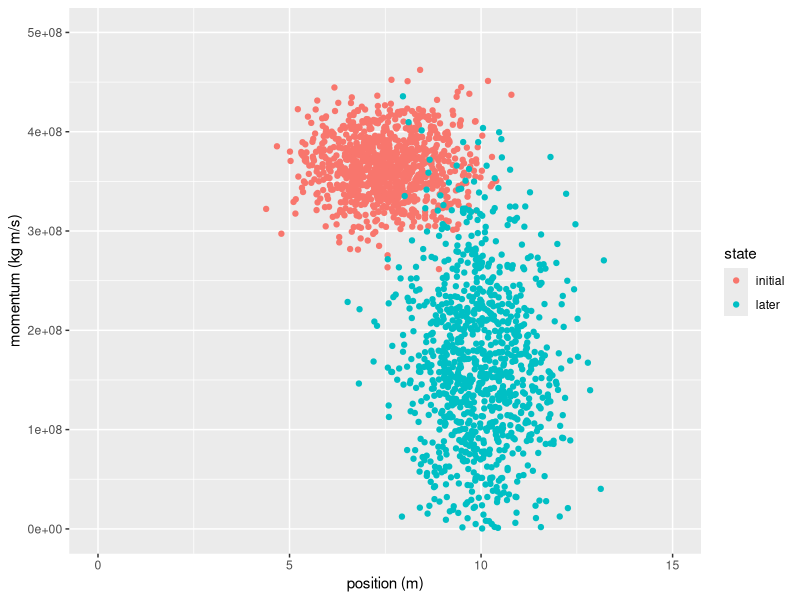
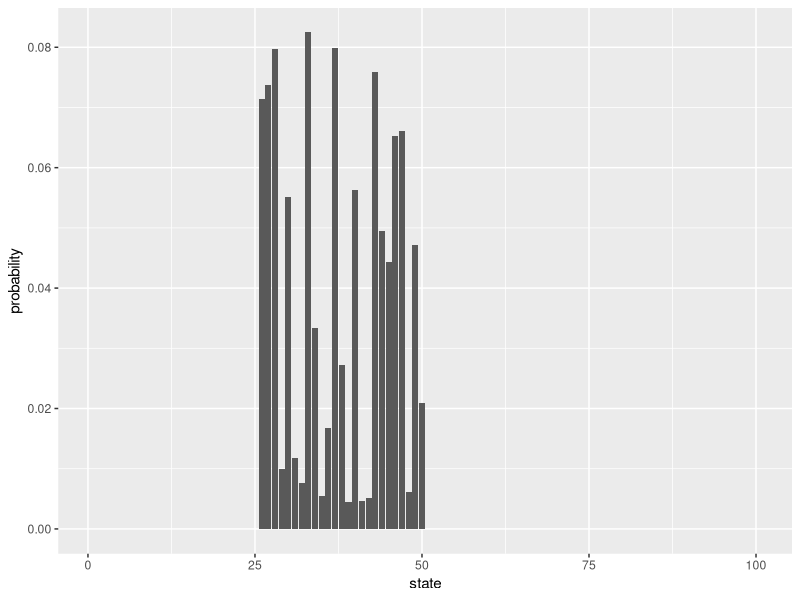

Generate these figures, in order, with R:
## ---- chunk 1
knitr::opts_chunk$set(echo = TRUE)
if(!require("ggplot2")) { install.packages('ggplot2', repos = "http://cran.us.r-project.org"); library("ggplot2") }
# DiagrammeR requires glpk and gfortran as dependencies
if(!require("DiagrammeR")) { install.packages('DiagrammeR', repos = "http://cran.us.r-project.org"); library("DiagrammeR") }
## ---- chunk 2
states_graph_1 <-
  create_graph() %>%
  add_node(label = "R") %>%
  add_node(label = "B") %>%
  add_node(label = "G") %>%
  add_node(label = "Y") %>%
  add_node(label = "O") %>%
  add_node(label = "P") %>%
  add_edge(from = "R", to = "B") %>%
  add_edge(from = "B", to = "G") %>%
  add_edge(from = "G", to = "Y") %>%
  add_edge(from = "Y", to = "O") %>%
  add_edge(from = "O", to = "P") %>%
  add_edge(from = "P", to = "R")
render_graph(states_graph_1)
## ---- chunk 3
states_graph_2 <-
  create_graph() %>%
  add_node(label = "R") %>%
  add_node(label = "B") %>%
  add_node(label = "G") %>%
  add_node(label = "Y") %>%
  add_node(label = "O") %>%
  add_node(label = "P") %>%
  add_edge(from = "R", to = "B") %>%
  add_edge(from = "B", to = "G") %>%
  add_edge(from = "G", to = "R") %>%
  add_edge(from = "Y", to = "O") %>%
  add_edge(from = "O", to = "P") %>%
  add_edge(from = "P", to = "Y")
render_graph(states_graph_2)
## ---- chunk 4
# For a $450\text{g}$ association football travelling near $150\text{km/h}$ around a $15\text{m}$ gym:
M <- 1000; m <- 0.450; v <- 150000*60*60; xmax <- 15
p0 <- rnorm(M, m*v*1.5, 30000000)
x0 <- rnorm(M, xmax/2, 1)
p1 <- rnorm(M, m*v/1.5, 85000000)
x1 <- rnorm(M, xmax/1.5, 1)

df <- data.frame(p = p0, x = x0, state="initial")
df[1001:2000, ] <- data.frame(p = p1, x = x1, state="later")
p1 <- ggplot(df, aes(x = x, y = p, colour = state)) + xlim(c(0, 15)) + ylim(c(0, 500000000))
p1 <- p1 + xlab("position (m)") + ylab("momentum (kg m/s)")
p1 <- p1 + geom_point(data = df, na.rm=TRUE)
p1
## ---- chunk 5
N <- 100
M <- 25
nz_probs <- runif(M)
probs <- rep(0, M)
probs <- append(probs, nz_probs/sum(nz_probs))
probs <- append(probs, rep(0, N-2*M))
df2 <- data.frame(i = seq(1, N), p = probs)
p1 <- ggplot(data = df2) + xlab("state") + ylab("probability")
p1 + geom_col(aes(x = i, y = p))
